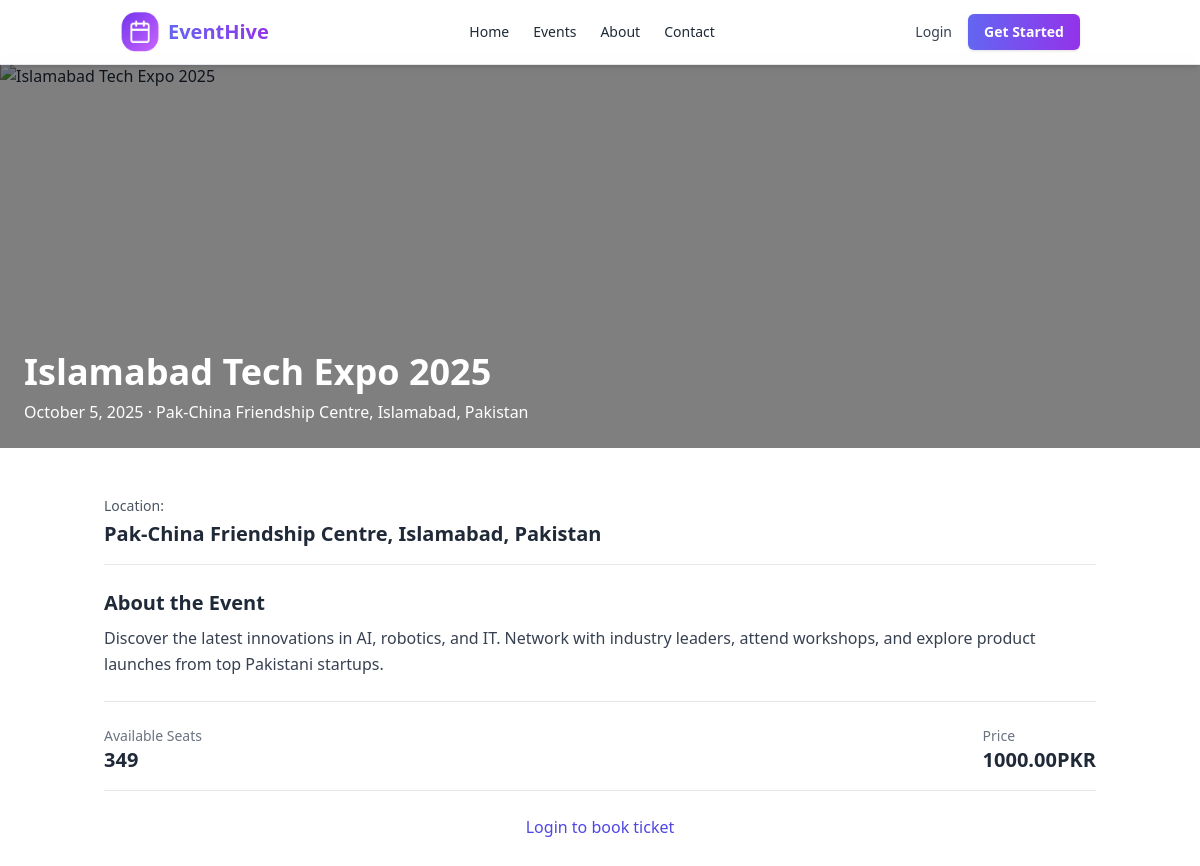
The page /events/3/ on the database its author committed.
### events/models.py (models this page shows, shortened)
class Event(models.Model):
    CATEGORY_CHOICES = [
        ('Technology', 'Technology'),
        ('Music', 'Music'),
        ('Business', 'Business'),
        ('Food', 'Food'),
    ]
    title = models.CharField(max_length=200)
    image_url = models.URLField()
    date = models.DateTimeField()
    location = models.CharField(max_length=200)
    description = models.TextField()
    seats_available = models.PositiveIntegerField()
    price = models.DecimalField(max_digits=8, decimal_places=2)
    category = models.CharField(max_length=50, choices=CATEGORY_CHOICES, default='Technology')  # ✅ NEW FIELD

### events/views.py (the view)
# urls.py: path('events/<int:event_id>/', views.event_detail, name='event_detail'),
def event_detail(request, event_id):
    event = get_object_or_404(Event, id=event_id)
    return render(request, 'event_detail.html', {'event': event})

### templates/event_detail.html
{% extends "base.html" %}
{% load static %}
{% block content %}
<section class="relative h-96">
  <img src="{{ event.image_url }}" alt="{{ event.title }}" class="w-full h-full object-cover" />
  <div class="absolute inset-0 bg-black/50"></div>
  <div class="absolute bottom-0 p-6 text-white max-w-4xl">
    <h1 class="text-4xl font-bold mb-2">{{ event.title }}</h1>
    <p>{{ event.date|date:"F j, Y" }} · {{ event.location }}</p>
  </div>
</section>
<section class="py-12">
  <div class="container mx-auto px-4 max-w-5xl space-y-6">
    <div class="space-y-1 border-b pb-4">
      <p class="text-gray-600 text-sm">Location:</p>
      <h3 class="text-xl font-semibold">{{ event.location }}</h3>
    </div>
    <div class="space-y-2 border-b pb-6">
      <h3 class="text-xl font-bold">About the Event</h3>
      <p class="text-gray-700 leading-relaxed text-base">{{ event.description }}</p>
    </div>
    <div class="flex justify-between items-center border-b pb-4">
      <div>
        <p class="text-sm text-gray-500">Available Seats</p>
        <p class="text-xl font-bold">{{ event.seats_available }}</p>
      </div>
      <div>
        <p class="text-sm text-gray-500">Price</p>
        <p class="text-xl font-bold">{{ event.price }}PKR</p>
      </div>
    </div>
    {% if user.is_authenticated %}
    <form method="post" action="{% url 'book_event' event.id %}" class="mt-6">
      {% csrf_token %}
      <button type="submit"
        class="bg-green-600 hover:bg-green-700 text-white px-6 py-3 rounded-md text-lg w-full">
        Book Now
      </button>
    </form>
    {% else %}
    <div class="text-center mt-6">
      <a href="{% url 'login' %}?next={% url 'event_detail' event.id %}"
        class="text-indigo-600 font-medium hover:underline">Login to book ticket</a>
    </div>
    {% endif %}
  </div>
</section>
{% endblock %}

### rows shown on the page
Event: title "Islamabad Tech Expo 2025", date "October 5, 2025", location "Pak-China Friendship Centre, Islamabad, Pakistan", description "Discover the latest innovations in AI, robotics, and IT. Network with industry leaders, attend workshops, and explore product launches from top Pakistani startups.", seats_available "349", price "1000.00"
